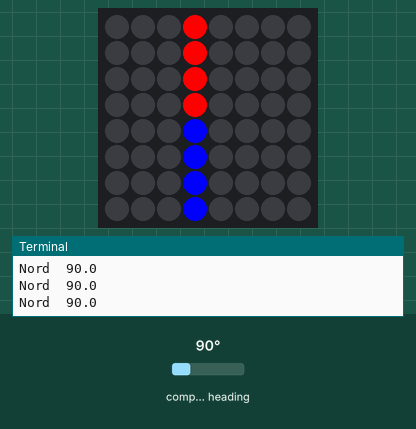
This program was run on a simulated Raspberry Pi (BCM pin numbers) with a Sense HAT. Shown: the Sense HAT's 8×8 RGB LED matrix, the last lines printed to the terminal. Inputs (shaded band) come from the test bench; at power-on: compass heading 90°.

Above: at 1.2 s.
1.3 s: compass heading set to 85°
At 2.5 s:
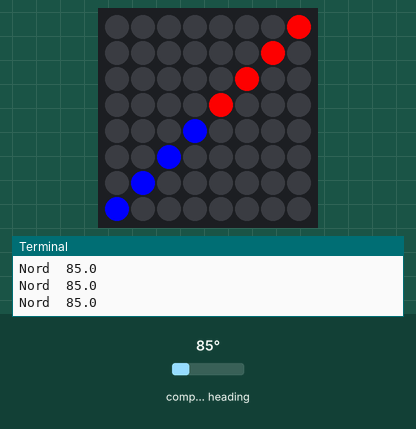
2.8 s: compass heading set to 50°
4.3 s: compass heading set to 41°
At 5.5 s:
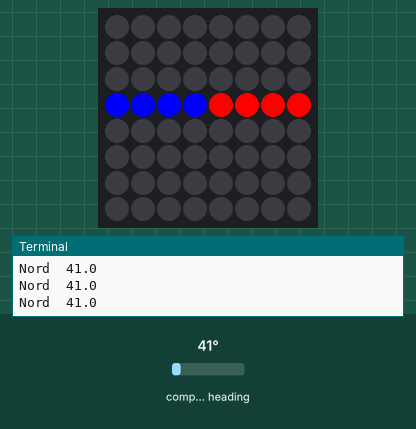
5.8 s: compass heading set to 90°
At 6.1 s:
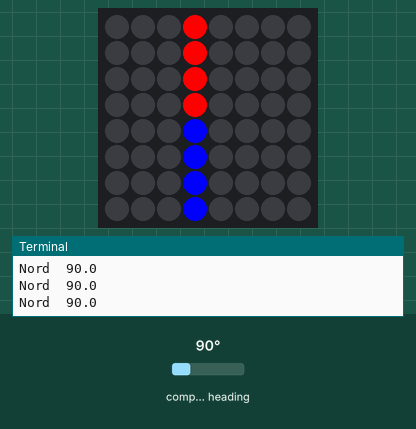
7.3 s: compass heading set to 7°
At 8.2 s:
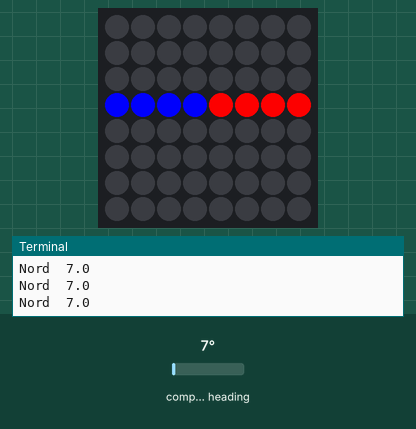
Timing chart, 0 to 9.8 s (numbered marks = the images above; inputs shaded):
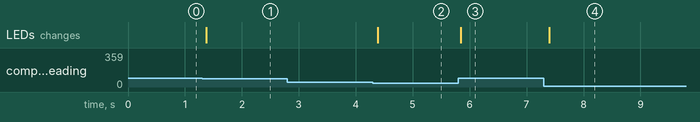

Measured:
- the behaviour switches between 90 and 89° on compass heading (found by bisection; images 0 and 1)
- the behaviour switches between 45 and 44° on compass heading (found by bisection; images 1 and 2)
- after the input at 1.3 s, the LEDs: change after 0.07 s (image 1)
- after the input at 4.3 s, the LEDs: change after 0.09 s (image 2)
- after the input at 5.8 s, the LEDs: change at once (image 3)
- after the input at 7.3 s, the LEDs: change after 0.10 s (image 4)

The program:

es8bussola.py
```python
from sense_hat import SenseHat
import time
#spiegare l'if
#matrici con nomi anonimi, esercizio sull'if in cui devono testarle
sense = SenseHat()
def disegnaRetta(angolo):
    r = (255, 0, 0)
    b = (0, 0, 255)
    w = (0, 0, 0)
    if angolo < 45:
        output=[w,w,w,w,w,w,w,w,
                w,w,w,w,w,w,w,w,
                w,w,w,w,w,w,w,w,
                b,b,b,b,r,r,r,r,
                w,w,w,w,w,w,w,w,
                w,w,w,w,w,w,w,w,
                w,w,w,w,w,w,w,w,
                w,w,w,w,w,w,w,w
                ]
        sense.set_pixels(output)
    elif angolo < 90:
             output=[w,w,w,w,w,w,w,r,
                w,w,w,w,w,w,r,w,
                w,w,w,w,w,r,w,w,
                w,w,w,w,r,w,w,w,
                w,w,w,b,w,w,w,w,
                w,w,b,w,w,w,w,w,
                w,b,w,w,w,w,w,w,
                b,w,w,w,w,w,w,w
                ]
             sense.set_pixels(output)
    elif angolo < 135:
            output=[w,w,w,r,w,w,w,w,
                w,w,w,r,w,w,w,w,
                w,w,w,r,w,w,w,w,
                w,w,w,r,w,w,w,w,
                w,w,w,b,w,w,w,w,
                w,w,w,b,w,w,w,w,
                w,w,w,b,w,w,w,w,
                w,w,w,b,w,w,w,w
                ]
            sense.set_pixels(output)
    elif angolo < 180:
            output=[r,w,w,w,w,w,w,w,
            w,r,w,w,w,w,w,w,
            w,w,r,w,w,w,w,w,
            w,w,w,r,w,w,w,w,
            w,w,w,w,b,w,w,w,
            w,w,w,w,w,b,w,w,
            w,w,w,w,w,w,b,w,
            w,w,w,w,w,w,w,b
            ]
            sense.set_pixels(output)
    elif angolo < 225:
            output=[w,w,w,w,w,w,w,w,
                    w,w,w,w,w,w,w,w,
                    w,w,w,w,w,w,w,w,
                    r,r,r,r,b,b,b,b,
                    w,w,w,w,w,w,w,w,
                    w,w,w,w,w,w,w,w,
                    w,w,w,w,w,w,w,w,
                    w,w,w,w,w,w,w,w
                    ]
            sense.set_pixels(output)
    elif angolo < 270:
            output=[w,w,w,w,w,w,w,b,
            w,w,w,w,w,w,b,w,
            w,w,w,w,w,b,w,w,
            w,w,w,w,b,w,w,w,
            w,w,w,r,w,w,w,w,
            w,w,r,w,w,w,w,w,
            w,r,w,w,w,w,w,w,
            r,w,w,w,w,w,w,w
            ]
            sense.set_pixels(output)
    elif angolo < 315:
            output=[w,w,w,b,w,w,w,w,
            w,w,w,b,w,w,w,w,
            w,w,w,b,w,w,w,w,
            w,w,w,b,w,w,w,w,
            w,w,w,r,w,w,w,w,
            w,w,w,r,w,w,w,w,
            w,w,w,r,w,w,w,w,
            w,w,w,r,w,w,w,w
            ]
            sense.set_pixels(output)
    #TODO va bene anche un else?
    elif angolo < 360:
            output=[b,w,w,w,w,w,w,w,
                    w,b,w,w,w,w,w,w,
                    w,w,b,w,w,w,w,w,
                    w,w,w,b,w,w,w,w,
                    w,w,w,w,r,w,w,w,
                    w,w,w,w,w,r,w,w,
                    w,w,w,w,w,w,r,w,
                    w,w,w,w,w,w,w,r
                    ]
            sense.set_pixels(output)

while True:
    compass = sense.get_compass()
    print ("Nord ", compass)
    disegnaRetta(compass)
    time.sleep(0.1)
```
